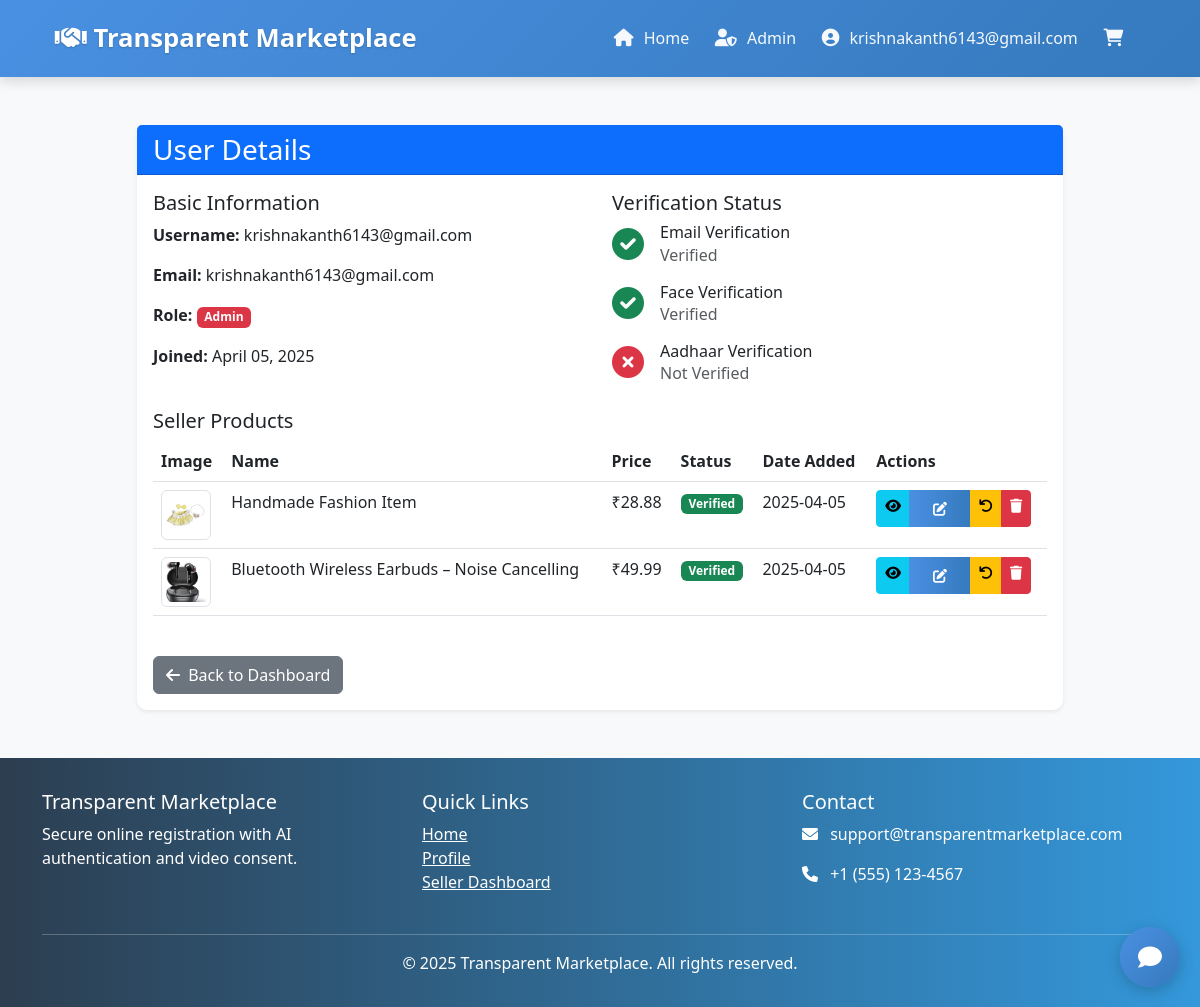
Screenshot of /admin/view-user/1 (signed in) with the database file from the repository.
### app.py (models this page shows, shortened)
class User(db.Model, UserMixin):
    id = db.Column(db.Integer, primary_key=True)
    username = db.Column(db.String(80), unique=True, nullable=False)
    email = db.Column(db.String(120), unique=True, nullable=False)
    password_hash = db.Column(db.String(128))
    aadhaar_number = db.Column(db.String(12), unique=True, nullable=True)
    is_verified = db.Column(db.Boolean, default=False)
    is_seller = db.Column(db.Boolean, default=False)
    is_admin = db.Column(db.Boolean, default=False)
    face_verification = db.Column(db.Boolean, default=False)
    otp_secret = db.Column(db.String(16))
    products = db.relationship('Product', backref='seller', lazy=True)
    complaints = db.relationship('Complaint', backref='user', lazy=True)
    ratings = db.relationship('Rating', backref='user_rating', lazy=True)
    wishlists = db.relationship('Wishlist', backref='user', lazy=True)
    created_at = db.Column(db.DateTime, default=datetime.utcnow)

class Product(db.Model):
    id = db.Column(db.Integer, primary_key=True)
    name = db.Column(db.String(100), nullable=False)
    description = db.Column(db.Text, nullable=False)
    price = db.Column(db.Float, nullable=False)
    image_path = db.Column(db.String(200))
    certificate_path = db.Column(db.String(200))
    seller_id = db.Column(db.Integer, db.ForeignKey('user.id'), nullable=False)
    is_verified = db.Column(db.Boolean, default=False)
    avg_rating = db.Column(db.Float, default=0)
    created_at = db.Column(db.DateTime, default=datetime.utcnow)
    complaints = db.relationship('Complaint', backref='product', lazy=True)
    ratings = db.relationship('Rating', backref='product_rating', lazy=True)

### app.py (the view)
@app.route('/admin/view-user/<int:user_id>')
@login_required
def admin_view_user(user_id):
    if not current_user.is_admin:
        flash('Access denied. Admin privileges required.', 'danger')
        return redirect(url_for('home'))
    user = User.query.get_or_404(user_id)
    products = Product.query.filter_by(seller_id=user.id).all() if user.is_seller else []
    return render_template('admin_view_user.html', user=user, products=products)

### templates/admin_view_user.html (shortened to what this page needs)
{% extends 'base.html' %}
{% block content %}
<div class="container py-5">
    <div class="row justify-content-center">
        <div class="col-lg-10">
            <div class="card shadow-sm">
                <div class="card-header bg-primary text-white">
                    <h3 class="mb-0">User Details</h3>
                </div>
                <div class="card-body">
                    <div class="row mb-4">
                        <div class="col-md-6">
                            <h5>Basic Information</h5>
                            <div class="mb-3">
                                <strong>Username:</strong> {{ user.username }}
                            </div>
                            <div class="mb-3">
                                <strong>Email:</strong> {{ user.email }}
                            </div>
                            <div class="mb-3">
                                <strong>Role:</strong>
                                {% if user.is_admin %}
                                    <span class="badge bg-danger">Admin</span>
                                {% elif user.is_seller %}
                                    <span class="badge bg-primary">Seller</span>
                                {% else %}
                                    <span class="badge bg-secondary">Buyer</span>
                                {% endif %}
                            </div>
                            <div class="mb-3">
                                <strong>Joined:</strong> {{ user.created_at.strftime('%B %d, %Y') if user.created_at else 'N/A' }}
                            </div>
                        </div>
                        <div class="col-md-6">
                            <h5>Verification Status</h5>
                            <div class="d-flex align-items-center mb-3">
                                <div class="me-3">
                                    {% if user.is_verified %}
                                        <i class="fas fa-check-circle fa-2x text-success"></i>
                                    {% else %}
                                        <i class="fas fa-times-circle fa-2x text-danger"></i>
                                    {% endif %}
                                </div>
                                <div>
                                    <h6 class="mb-0">Email Verification</h6>
                                    <p class="text-muted mb-0">
                                        {% if user.is_verified %}
                                            Verified
                                        {% else %}
                                            Not Verified
                                        {% endif %}
                                    </p>
                                </div>
                            </div>
                            <div class="d-flex align-items-center mb-3">
                                <div class="me-3">
                                    {% if user.face_verification %}
                                        <i class="fas fa-check-circle fa-2x text-success"></i>
                                    {% else %}
                                        <i class="fas fa-times-circle fa-2x text-danger"></i>
                                    {% endif %}
                                </div>
                                <div>
                                    <h6 class="mb-0">Face Verification</h6>
                                    <p class="text-muted mb-0">
                                        {% if user.face_verification %}
                                            Verified
                                        {% else %}
                                            Not Verified
                                        {% endif %}
                                    </p>
                                </div>
                            </div>
                            <div class="d-flex align-items-center">
                                <div class="me-3">
                                    {% if user.aadhaar_number %}
                                        <i class="fas fa-check-circle fa-2x text-success"></i>
                                    {% else %}
                                        <i class="fas fa-times-circle fa-2x text-danger"></i>
                                    {% endif %}
                                </div>
                                <div>
                                    <h6 class="mb-0">Aadhaar Verification</h6>
                                    <p class="text-muted mb-0">
                                        {% if user.aadhaar_number %}
                                            Verified
                                        {% else %}
                                            Not Verified
                                        {% endif %}
                                    </p>
                                </div>
                            </div>
                        </div>
                    </div>
                    {% if user.is_seller %}
                    <div class="mb-4">
                        <h5>Seller Products</h5>
                        {% if products %}
                        <div class="table-responsive">
                            <table class="table table-hover">
                                <thead>
                                    <tr>
                                        <th>Image</th>
                                        <th>Name</th>
                                        <th>Price</th>
                                        <th>Status</th>
                                        <th>Date Added</th>
                                        <th>Actions</th>
                                    </tr>
                                </thead>
                                <tbody>
                                    {% for product in products %}
                                    <tr>
                                        <td>
                                            <img src="{{ url_for('static', filename='uploads/' + product.image_path) }}"
                                                 alt="{{ product.name }}" class="img-thumbnail" style="width: 50px; height: 50px; object-fit: cover;">
                                        </td>
                                        <td>{{ product.name }}</td>
                                        <td>&#8377;{{ product.price }}</td>
                                        <td>
                                            {% if product.is_verified %}
                                                <span class="badge bg-success">Verified</span>
                                            {% else %}
                                                <span class="badge bg-warning text-dark">Pending</span>
                                            {% endif %}
                                        </td>
                                        <td>{{ product.created_at.strftime('%Y-%m-%d') }}</td>
                                        <td>
                                            <div class="btn-group">
                                                <a href="{{ url_for('view_product', product_id=product.id) }}" class="btn btn-sm btn-info">
                                                    <i class="fas fa-eye"></i>
                                                </a>
                                                <a href="{{ url_for('edit_product', product_id=product.id) }}" class="btn btn-sm btn-primary">
                                                    <i class="fas fa-edit"></i>
                                                </a>
                                                {% if not product.is_verified %}
                                                <a href="{{ url_for('admin_verify_product', product_id=product.id) }}" class="btn btn-sm btn-success">
                                                    <i class="fas fa-check"></i>
                                                </a>
                                                {% else %}
                                                <a href="{{ url_for('admin_unverify_product', product_id=product.id) }}" class="btn btn-sm btn-warning">
                                                    <i class="fas fa-undo"></i>
                                                </a>
                                                {% endif %}
                                                <a href="{{ url_for('admin_dashboard_delete_product', product_id=product.id) }}" class="btn btn-sm btn-danger" onclick="return confirm('Are you sure you want to delete this product?')">
                                                    <i class="fas fa-trash"></i>
                                                </a>
                                            </div>
                                        </td>
                                    </tr>
                                    {% endfor %}
                                </tbody>
                            </table>
                        </div>
                        {% else %}
                        <div class="alert alert-info">
                            <i class="fas fa-info-circle me-2"></i>
                            This seller has not added any products yet.
                        </div>
                        {% endif %}
                    </div>
                    {% endif %}
                    <div class="d-flex justify-content-between">
                        <a href="{{ url_for('admin_dashboard') }}" class="btn btn-secondary">
                            <i class="fas fa-arrow-left me-1"></i> Back to Dashboard
                        </a>
                    </div>
                </div>
            </div>
        </div>
    </div>
</div>
{% endblock %}

### templates/base.html (shortened to what this page needs)
<!DOCTYPE html>
<html lang="en">
<head>
    <link href="https://cdn.jsdelivr.net/npm/bootstrap@5.3.0/dist/css/bootstrap.min.css" rel="stylesheet">
    <link rel="stylesheet" href="https://cdnjs.cloudflare.com/ajax/libs/font-awesome/6.0.0-beta3/css/all.min.css">
</head>
<body>
    <nav class="navbar navbar-expand-lg navbar-dark">
        <div class="container">
            <a class="navbar-brand" href="{{ url_for('home') }}">
                <i class="fas fa-handshake"></i> Transparent Marketplace
            </a>
            <div class="collapse navbar-collapse" id="navbarNav">
                <ul class="navbar-nav ms-auto">
                    <li class="nav-item">
                        <a class="nav-link" href="{{ url_for('home') }}">
                            <i class="fas fa-home"></i> Home
                        </a>
                    </li>
                    {% if current_user.is_authenticated %}
                        {% if current_user.is_admin %}
                            <li class="nav-item">
                                <a class="nav-link" href="{{ url_for('admin_dashboard') }}">
                                    <i class="fas fa-user-shield"></i> Admin
                                </a>
                            </li>
                        {% endif %}
                        <li class="nav-item user-menu">
                            <a class="nav-link" href="#">
                                <i class="fas fa-user-circle"></i> {{ current_user.username }}
                            </a>
                        </li>
                        <li class="nav-item">
                            <a class="nav-link cart-icon" href="#" data-bs-toggle="modal" data-bs-target="#globalCartModal">
                                <i class="fas fa-shopping-cart"></i>
                            </a>
                        </li>
                    {% endif %}
                </ul>
            </div>
        </div>
    </nav>
    <main>
        {% block content %}{% endblock %}
    </main>
    <button id="toggleChatbot" class="chat-toggle-btn">
        <i class="fas fa-comment"></i>
    </button>
    <footer class="footer">
        <div class="container">
            <div class="row">
                <div class="col-md-4">
                    <h5>Transparent Marketplace</h5>
                    <p>Secure online registration with AI authentication and video consent.</p>
                </div>
                <div class="col-md-4">
                    <h5>Quick Links</h5>
                    <ul class="list-unstyled">
                        <li><a href="{{ url_for('home') }}" class="text-white">Home</a></li>
                        {% if current_user.is_authenticated %}
                            <li><a href="{{ url_for('profile') }}" class="text-white">Profile</a></li>
                            {% if current_user.is_seller %}
                                <li><a href="{{ url_for('seller_dashboard') }}" class="text-white">Seller Dashboard</a></li>
                            {% endif %}
                        {% else %}
                            <li><a href="{{ url_for('login') }}" class="text-white">Login</a></li>
                            <li><a href="{{ url_for('register') }}" class="text-white">Register</a></li>
                        {% endif %}
                    </ul>
                </div>
                <div class="col-md-4">
                    <h5>Contact</h5>
                    <p><i class="fas fa-envelope me-2"></i> support@transparentmarketplace.com</p>
                    <p><i class="fas fa-phone me-2"></i> +1 (555) 123-4567</p>
                </div>
            </div>
            <hr class="mt-4 mb-3 border-light">
            <p class="text-center mb-0">&copy; 2025 Transparent Marketplace. All rights reserved.</p>
        </div>
    </footer>
</body>
</html>

### rows the page displays
User: username "krishnakanth6143@gmail.com", email "krishnakanth6143@gmail.com", created_at "April 05, 2025"
Product: image_path (picture), name "Handmade Fashion Item", price "28.88", is_verified "Verified", created_at "2025-04-05"
Product: image_path (picture), name "Bluetooth Wireless Earbuds – Noise Cancelling", price "49.99", is_verified "Verified", created_at "2025-04-05"
